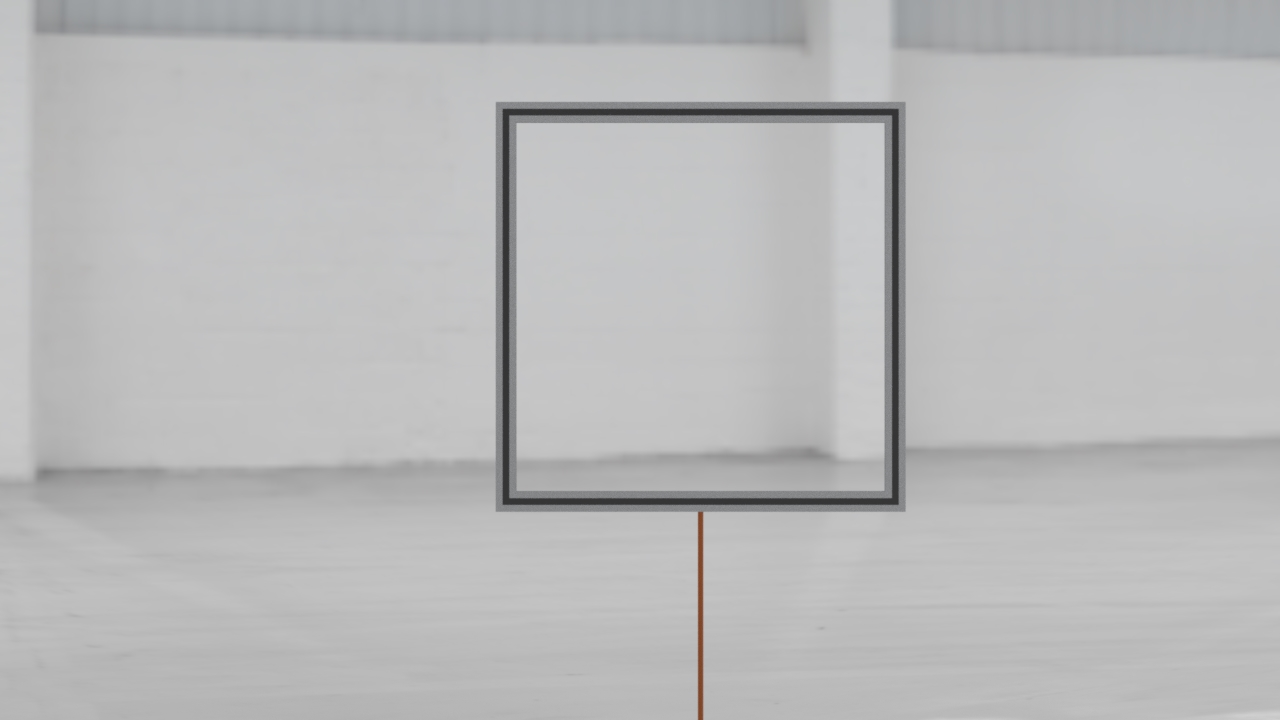
#> input picture cnn_model/test/test_img.jpg, 1280 x 720 px, given in place of TOFPicoAll.avi, which was not available
$ python depth_tof.py   (older library calls are emulated)
#> lines starting #> are read from the running program, lines starting #| are printed output that depends on the picture; after the words box and inside, x2 and y2 are one past the last pixel; in counts of white or black regions, pixels touching at a corner belong together; pictures that were not available may be replaced by others from this repository, and a replacement may not be noted
#> further down, frame is the input picture: shape (720, 1280, 3); mean B, G, R 186.3, 185.8, 185.5
import cv2
import numpy as np
from scipy.interpolate import splprep, splev
import matplotlib.pyplot as plt
def smooth_cnt(frame_gray):
    (thresh, binRed) = cv2.threshold(frame_gray, 50, 255, cv2.THRESH_BINARY)
    img, Rcontours, hier_r = cv2.findContours(binRed, cv2.RETR_CCOMP, cv2.CHAIN_APPROX_SIMPLE)
    r_areas = [cv2.contourArea(c) for c in Rcontours]
    max_rarea = np.max(r_areas)
    CntExternalMask = np.ones(binRed.shape[:2], dtype="uint8") * 255

    for c in Rcontours:
        if ((cv2.contourArea(c) > max_rarea * 0.70) and (cv2.contourArea(c) < max_rarea)):
            cv2.drawContours(CntExternalMask, [c], -1, 0, 1)
    return CntExternalMask
def detect_tof(frame):
    frame_gay = cv2.cvtColor(frame, cv2.COLOR_BGR2GRAY)
    frame_gay = np.abs(255 - frame_gay)
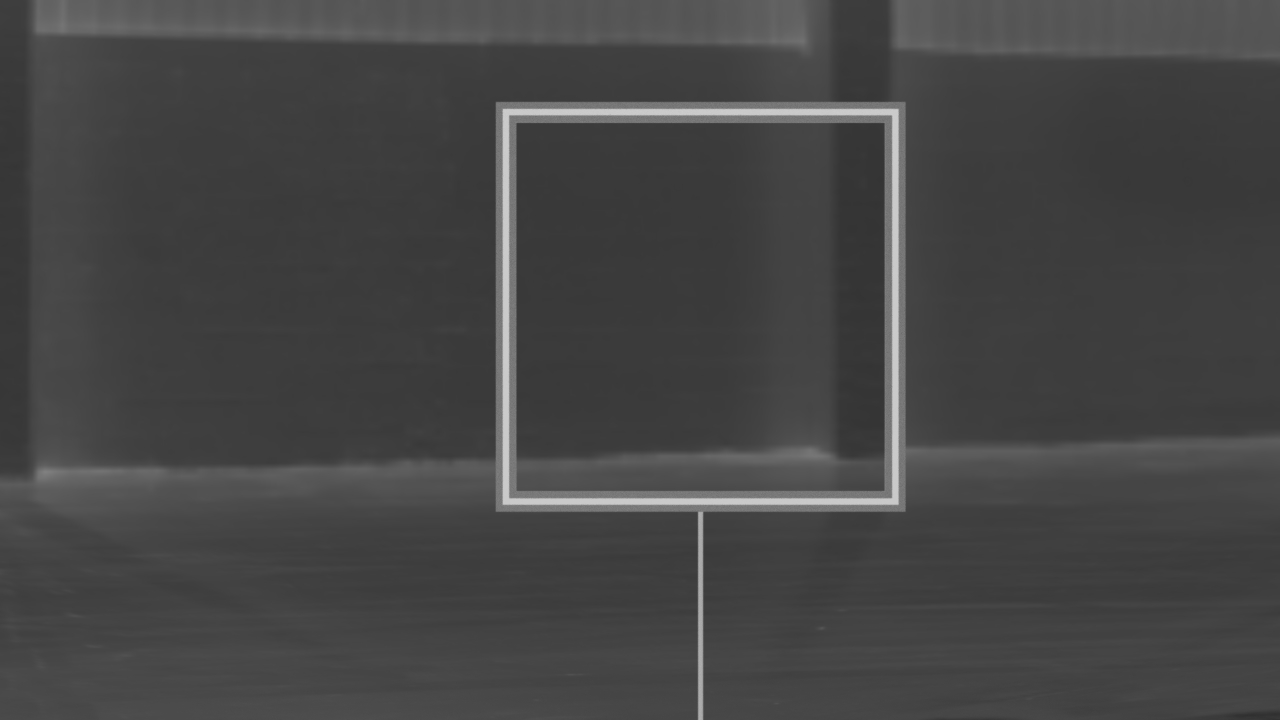
#> frame_gay: shape (720, 1280); min 47, max 205, mean 69.2
    frame_gay[frame_gay <= 70] = 0
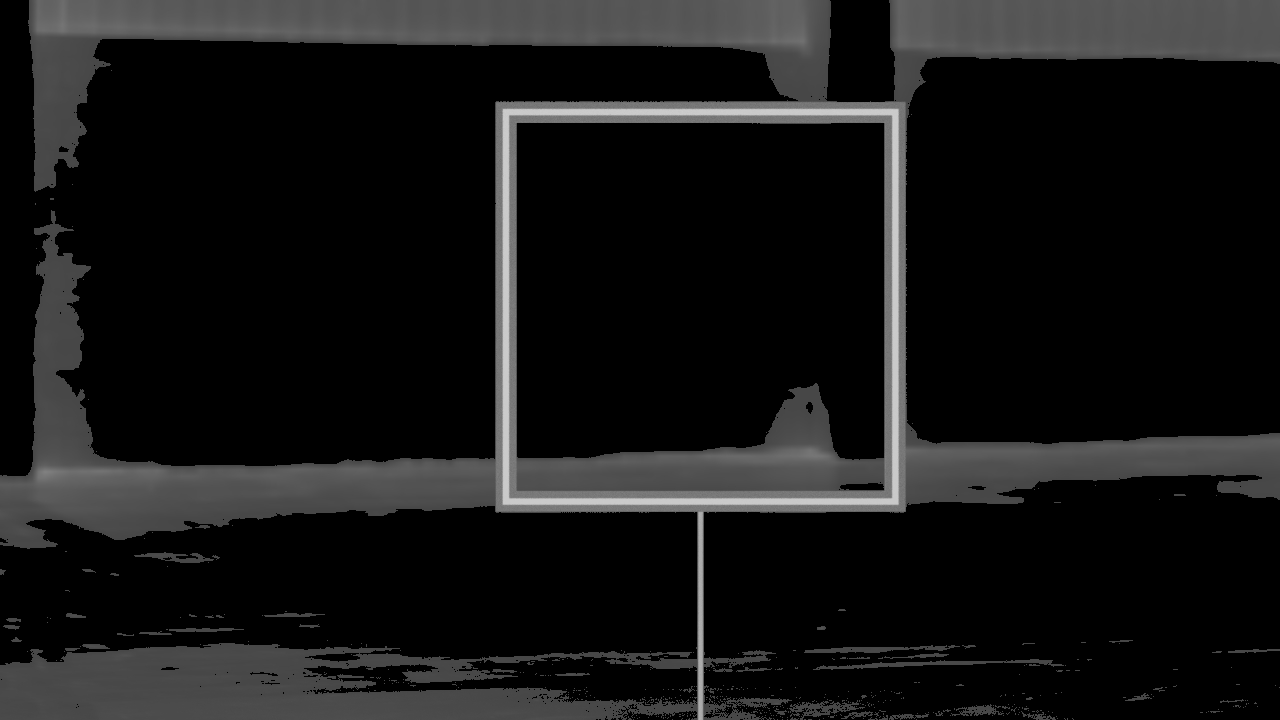
#> frame_gay: shape (720, 1280); min 0, max 205, mean 21.8
    cv2.imshow("gg", frame_gay)
    image, contours, hierarchy = cv2.findContours(frame_gay, 1, 2)
#> contours = 790 contours, 748 with area under 20; largest, box (x1, y1, x2, y2) and area: (0, 0, 1280, 720) 340700, (516, 122, 885, 461) 118540, (303, 655, 698, 707) 10557, (813, 659, 1064, 670) 604, (789, 700, 865, 720) 539
    contours = sorted(contours, key=lambda x: cv2.contourArea(x))
    for i, cnt in enumerate(contours):
        epsilon = 0.01 * cv2.arcLength(cnt, True)
        approx = cv2.approxPolyDP(cnt, epsilon, True)
        if cv2.contourArea(approx) > 50 and cv2.contourArea(approx) < 10000:  # TODO: Change this
            print(cv2.contourArea(approx))
            rect = cv2.minAreaRect(cnt)
            box = cv2.boxPoints(rect)
            box = np.int0(box)
            point = np.array((int(rect[0][0]), int(rect[0][1])))
            side = np.array((int(rect[0][0] - rect[1][0] / 4.), int(rect[0][1] - rect[1][1] / 4.)))
            area_diff = rect[1][0] * rect[1][1] - cv2.contourArea(approx)
            col_cent = np.array(frame[point[1], point[0], :]) - np.array([255, 253, 255])
            print(col_cent)
            if area_diff < 3000 and sum(col_cent) != 0:
                cv2.drawContours(frame, [box], 0, (0, 0, 255), 2)
            elif sum(col_cent) == 0:
                cv2.drawContours(frame, [box], 0, (0, 255, 0), 2)
#> this loop made 790 passes
#> (epsilon, rect, box, point, side, area_diff, col_cent) on passes 766 to 769: (0.301, ((63.02, 149.7), (7.24, 10.58), -68.2), [[66, 155], [56, 151], [59, 144], [69, 148]], [63, 149], [61, 147], 23.66, [-70, -68, -70]), (0.413, ((169.5, 668), (4, 19), -90), [[179, 670], [160, 670], [160, 666], [179, 666]], [169, 668], [168, 663], 20, [-69, -67, -69]), (0.531, ((711.5, 715), (13.44, 10.61), -45), [[710, 723], [703, 716], [712, 706], [720, 714]], [711, 715], [708, 712], 78, [-70, -68, -70]), (0.427, ((976.5, 487.5), (5, 19), -90), [[986, 490], [967, 490], [967, 485], [986, 485]], [976, 487], [975, 482], 28.5, [-70, -68, -70])
#> (epsilon, approx) on passes 1 to 6: (0, [[916, 719]]), (0, [[819, 719]]), (0.06, [[808, 719], [811, 719]]), (0.02, [[804, 719], [805, 719]]), (0, [[787, 719]]), (0, [[782, 719]])
#> (printed output is left out)
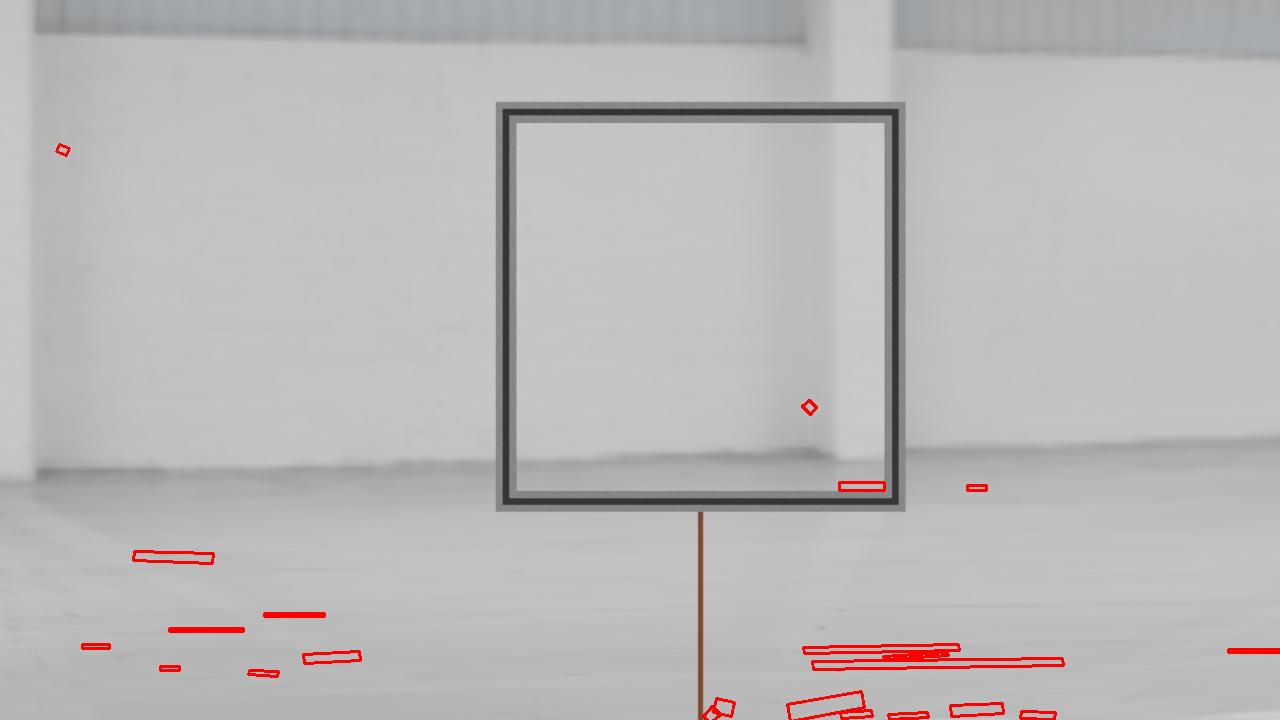
#> frame: shape (720, 1280, 3); 0.86% of pixels changed, all inside (x1, y1, x2, y2) = (55, 143, 1280, 720)
    return frame
if __name__ == "__main__":
    film ='C:\\Users\Daniel\Downloads\TOFPicoAll.avi'
    cap = cv2.VideoCapture(film)
    fourcc = cv2.VideoWriter_fourcc(*'XVID')
    out = cv2.VideoWriter('C:\\Users\Daniel\Downloads\\tofout.avi', fourcc, 30.0, (224,171))
    while (cap.isOpened()):
        ret, frame = cap.read()
        # frame = np.clip(np.abs(255-frame),100,255)
        # frame[frame == 100] = 0
        frame =detect_tof(frame)
        cv2.imshow('frame', frame)
        out.write(frame)

        if cv2.waitKey(24) & 0xFF == ord('q'):
#> (key q is pressed here)
            break
    cap.release()
    out.release()
    cv2.destroyAllWindows()

            #
